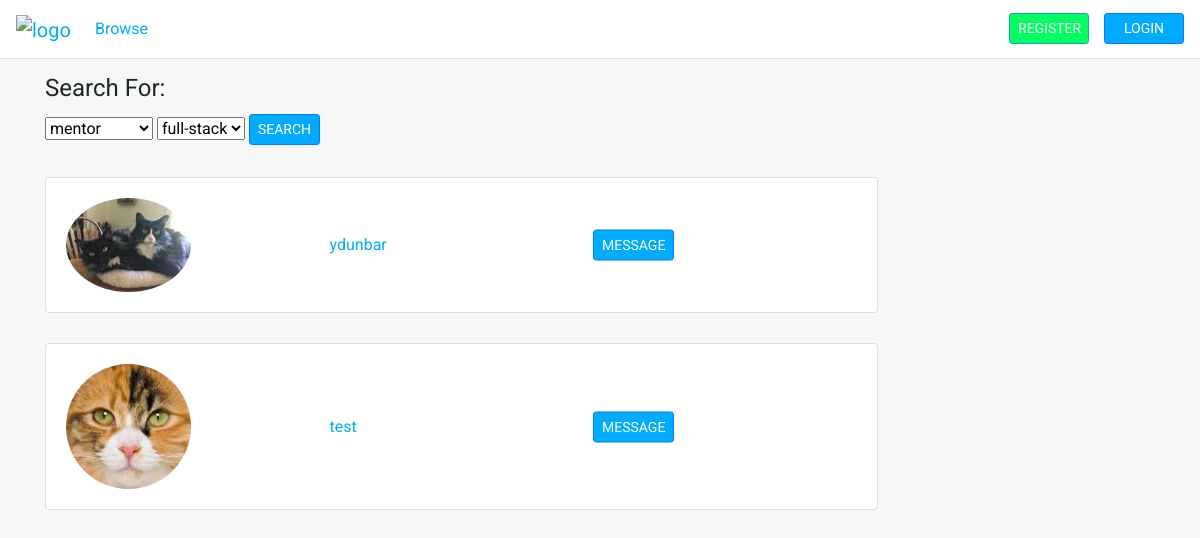
The app's page /browse, older data.
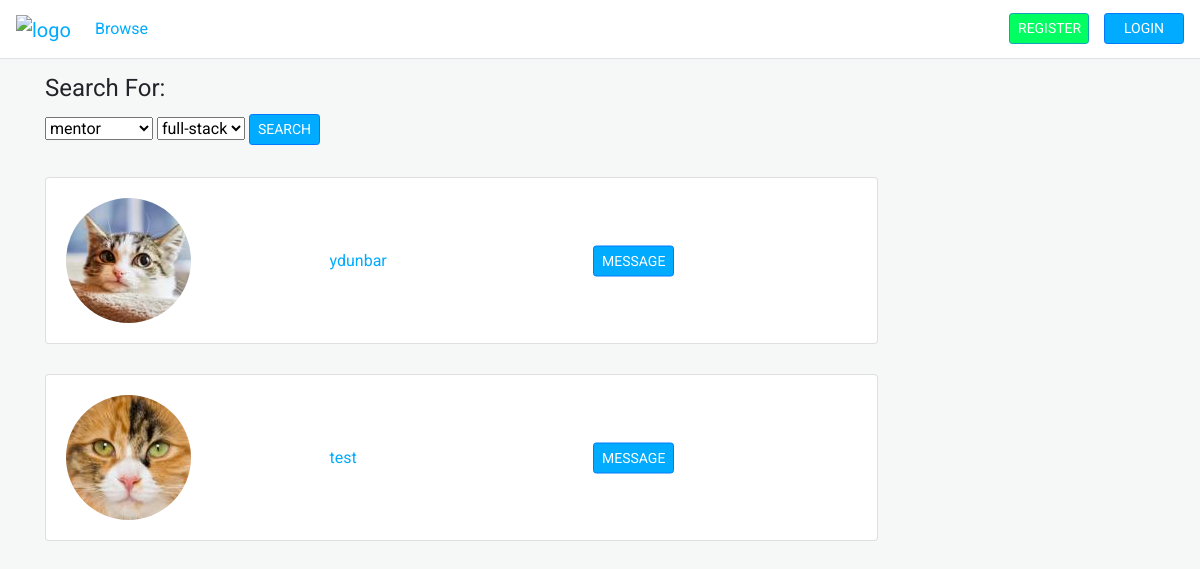
The same page, newer data.
### app/models.py (models this page shows, shortened)
class User(db.Model, UserMixin):
    id = db.Column(db.Integer, primary_key=True)
    username = db.Column(db.String(), unique=True, nullable=False)
    email = db.Column(db.String(), unique=True, nullable=False)
    image = db.Column(db.String(), nullable=False, default='default.jpg')
    password = db.Column(db.String(60))
    posts = db.relationship('Post', backref='author', lazy=True, foreign_keys = 'Post.author_id')
    recieved_posts = db.relationship('Post', backref='recipient', lazy=True, foreign_keys = 'Post.recipient_id')
    roles = db.relationship('Role', backref='user', lazy='dynamic', foreign_keys = 'Role.user_id')

### app/routes.py (the view)
@app.route('/browse', methods=['GET', 'POST'])
def browse():
    form = SearchForm()
    form.skill.choices = [('full-stack', 'full-stack'), ('back-end', 'back-end'), ('front-end', 'front-end')]
    if request.method == 'POST':
        all_users = User.query.all()
        if current_user.is_authenticated:
            all_users.remove(current_user)
        user_matches = []
        role = form.role.data
        skill = form.skill.data
        for user in all_users:
            role_match = user.roles.filter_by(name=role).first()
            if role_match:
                skill_match = role_match.skills.filter_by(name=skill).first()
                if skill_match:
                    user_matches.append(user)
        users = user_matches
    elif request.method == 'GET':
        users = User.query.all()
        if current_user.is_authenticated:
            users.remove(current_user)
    return render_template('browse.html', users=users, form=form)

### app/forms.py
class SearchForm(FlaskForm):
    role = SelectField('role', choices=[('mentor', 'mentor'), ('mentee', 'mentee'), ('collaborator', 'collaborator')])
    skill = SelectField('specialty', choices=[])
    submit = SubmitField('SEARCH')

### app/templates/browse.html (shortened to what this page needs)
{% extends 'layout.html' %}
{% block content %}
    <div class="main">
        <form method="POST">
            <fieldset class="form-group">
                <legend>Search For:</legend>
                    <div class="form-group">
                        {{ form.role }}
                        {{ form.skill }}
                        {{ form.submit(class="btn btn-primary btn-sm") }}
                    </div>
            </fieldset>
        </form>
        {% for user in users %}
            <div class="card w-75">
                <div class="card-body user-card">
                    <div class="left">
                        <img class="rounded-circle" src="{{ url_for('static', filename='profile_pictures/' + user.image) }}">
                    </div>
                    <div class="middle center">
                        <div class="centered">
                            <p class="card-text"><a href="{{ url_for('profile', username = user.username) }}">{{ user.username }}</a></p>
                        </div>
                    </div>
                    <div class="right center">
                        <div class="centered">
                            <a class="btn btn-primary btn-sm" href="{{ url_for('new_post', username = user.username) }}">MESSAGE</a>
                        </div>
                    </div>
                </div>
            </div>
        {% endfor %}
    </div>
{% endblock content %}

Row changes from the older to the newer data that the page shows:
changed User "ydunbar": image: a different picture
